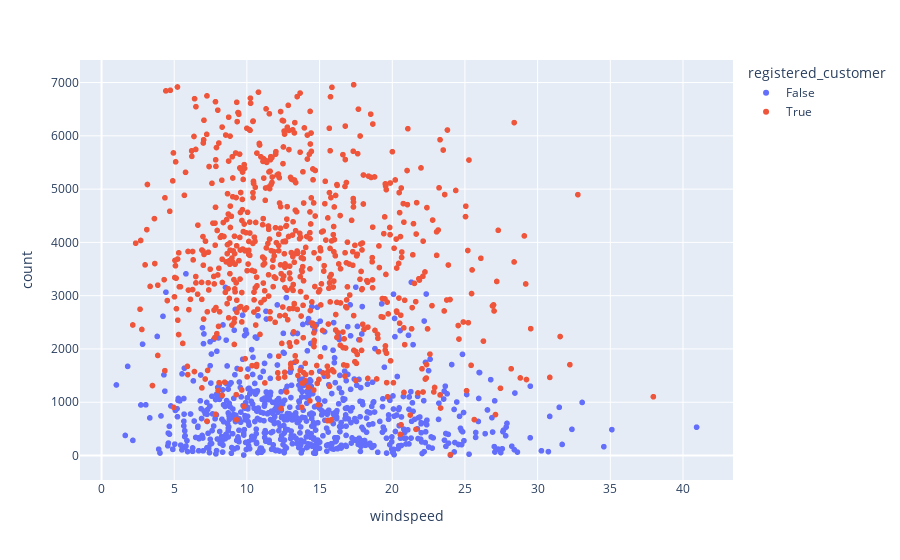

Notebook code cell kept with this figure:
### Code cell
fig = px.scatter(df_by_day, x="windspeed", y="count", color="registered_customer")
fig.show()

### Figure 1 — Plotly figure (JSON) as saved in the notebook; plotly's stock layout.template omitted (floating-point values rounded to 4 significant figures; data arrays with more than 128 entries replaced by an {"elided": "..."} marker saying what was removed)
{"data": [{"hovertemplate": "registered_customer=False<br>windspeed=%{x}<br>count=%{y}<extra></extra>", "legendgroup": "False", "marker": {"color": "#636efa", "symbol": "circle"}, "mode": "markers", "name": "False", "showlegend": true, "type": "scattergl", "x": {"elided": "731 float values"}, "xaxis": "x", "y": {"elided": "731 int values"}, "yaxis": "y"}, {"hovertemplate": "registered_customer=True<br>windspeed=%{x}<br>count=%{y}<extra></extra>", "legendgroup": "True", "marker": {"color": "#EF553B", "symbol": "circle"}, "mode": "markers", "name": "True", "showlegend": true, "type": "scattergl", "x": {"elided": "731 float values"}, "xaxis": "x", "y": {"elided": "731 int values"}, "yaxis": "y"}], "layout": {"autosize": true, "legend": {"title": {"text": "registered_customer"}, "tracegroupgap": 0}, "margin": {"t": 60}, "xaxis": {"anchor": "y", "autorange": true, "domain": [0, 1], "range": [-1.442, 43.4], "title": {"text": "windspeed"}, "type": "linear"}, "yaxis": {"anchor": "x", "autorange": true, "domain": [0, 1], "range": [-533.4, 7497.0], "title": {"text": "count"}, "type": "linear"}}}
